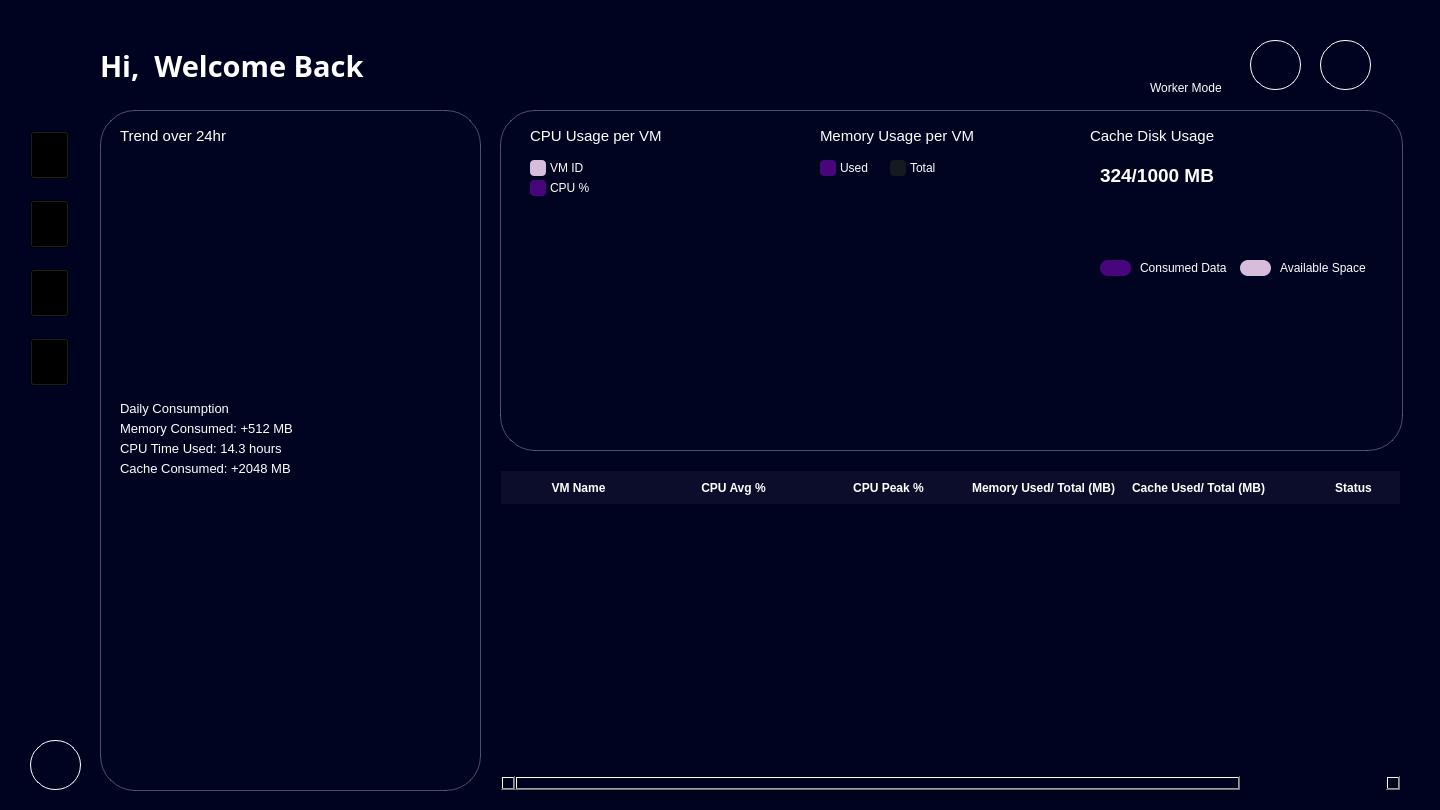
<?xml version="1.0" encoding="UTF-8"?>
<ui version="4.0">
 <class>information_usage</class>
 <widget class="QWidget" name="information_usage">
  <property name="geometry">
   <rect>
    <x>0</x>
    <y>0</y>
    <width>1440</width>
    <height>810</height>
   </rect>
  </property>
  <property name="minimumSize">
   <size>
    <width>1440</width>
    <height>810</height>
   </size>
  </property>
  <property name="maximumSize">
   <size>
    <width>1440</width>
    <height>810</height>
   </size>
  </property>
  <property name="windowTitle">
   <string>CrowdCloud</string>
   </property>
   <property name="styleSheet">
    <string notr="true">background-color: rgb(0, 3, 31);</string>
   </property>
   <widget class="QWidget" name="horizontalLayoutWidget">
    <property name="geometry">
     <rect>
      <x>0</x>
      <y>0</y>
      <width>2</width>
      <height>2</height>
     </rect>
    </property>
    <layout class="QHBoxLayout" name="horizontalLayout"/>
   </widget>
   <widget class="QLabel" name="logo">
    <property name="geometry">
     <rect>
      <x>30</x>
      <y>40</y>
      <width>52</width>
      <height>41</height>
     </rect>
    </property>
    <property name="autoFillBackground">
     <bool>false</bool>
    </property>
    <property name="styleSheet">
     <string notr="true">background: transparent;</string>
    </property>
    <property name="text">
     <string/>
    </property>
    <property name="pixmap">
     <pixmap>../../../../../../../Downloads/signup1logo.svg</pixmap>
    </property>
   </widget>
   <widget class="QLabel" name="welcome_label">
    <property name="geometry">
     <rect>
      <x>100</x>
      <y>50</y>
      <width>461</width>
      <height>31</height>
     </rect>
    </property>
    <property name="font">
     <font>
      <family>Century Gothic</family>
      <pointsize>22</pointsize>
      <weight>75</weight>
      <bold>true</bold>
     </font>
    </property>
    <property name="styleSheet">
     <string notr="true">background: transparent;
color: white;

</string>
    </property>
    <property name="text">
     <string>Hi,  Welcome Back</string>
    </property>
   </widget>
   <widget class="QLabel" name="cpu_usage">
    <property name="geometry">
     <rect>
      <x>530</x>
      <y>120</y>
      <width>141</width>
      <height>31</height>
     </rect>
    </property>
    <property name="font">
     <font>
      <family>Segoe UI</family>
      <pointsize>11</pointsize>
      <weight>50</weight>
      <bold>false</bold>
     </font>
    </property>
    <property name="styleSheet">
     <string notr="true">color: white;
background: transparent;

</string>
    </property>
    <property name="text">
     <string>CPU Usage per VM</string>
    </property>
   </widget>
   <widget class="QLabel" name="usage_con">
    <property name="geometry">
     <rect>
      <x>500</x>
      <y>110</y>
      <width>903</width>
      <height>341</height>
     </rect>
    </property>
    <property name="styleSheet">
     <string notr="true">QLabel {
	background-color: rgba(20, 20, 50, 10);
    border: 1px solid rgba(255, 255, 255, 0.3);
    border-radius: 35px;
    padding: 8px;
    color: white;
    font-family: &quot;Segoe UI&quot;;
    font-size: 13px;
}

QLabel:focus {
    border: 1px solid #7D5FFF;
    box-shadow: 0px 0px 8px #7D5FFF;
}
</string>
    </property>
    <property name="text">
     <string/>
    </property>
   </widget>
   <widget class="QWidget" name="verticalLayoutWidget">
    <property name="geometry">
     <rect>
      <x>30</x>
      <y>110</y>
      <width>43</width>
      <height>301</height>
     </rect>
    </property>
    <layout class="QVBoxLayout" name="verticalLayout">
     <property name="spacing">
      <number>0</number>
     </property>
     <item>
      <widget class="QToolButton" name="dash_bt">
       <property name="sizePolicy">
        <sizepolicy hsizetype="Fixed" vsizetype="Fixed">
         <horstretch>15</horstretch>
         <verstretch>15</verstretch>
        </sizepolicy>
       </property>
       <property name="styleSheet">
        <string notr="true">background: transparent;</string>
       </property>
       <property name="text">
        <string/>
       </property>
       <property name="icon">
        <iconset>
         <normaloff>../../../../../Downloads/dashboard.png</normaloff>../../../../../Downloads/dashboard.png</iconset>
       </property>
       <property name="iconSize">
        <size>
         <width>31</width>
         <height>41</height>
        </size>
       </property>
      </widget>
     </item>
     <item>
      <widget class="QToolButton" name="sys_bt">
       <property name="sizePolicy">
        <sizepolicy hsizetype="Fixed" vsizetype="Fixed">
         <horstretch>15</horstretch>
         <verstretch>15</verstretch>
        </sizepolicy>
       </property>
       <property name="styleSheet">
        <string notr="true">background: transparent;</string>
       </property>
       <property name="text">
        <string/>
       </property>
       <property name="icon">
        <iconset>
         <normaloff>../../../../../Downloads/system.png</normaloff>../../../../../Downloads/system.png</iconset>
       </property>
       <property name="iconSize">
        <size>
         <width>31</width>
         <height>41</height>
        </size>
       </property>
      </widget>
     </item>
     <item>
      <widget class="QToolButton" name="job_bt">
       <property name="sizePolicy">
        <sizepolicy hsizetype="Fixed" vsizetype="Fixed">
         <horstretch>15</horstretch>
         <verstretch>15</verstretch>
        </sizepolicy>
       </property>
       <property name="styleSheet">
        <string notr="true">background: transparent;</string>
       </property>
       <property name="text">
        <string/>
       </property>
       <property name="icon">
        <iconset>
         <normaloff>../../../../../Downloads/jobs.png</normaloff>../../../../../Downloads/jobs.png</iconset>
       </property>
       <property name="iconSize">
        <size>
         <width>31</width>
         <height>41</height>
        </size>
       </property>
      </widget>
     </item>
     <item>
      <widget class="QToolButton" name="earning_bt">
       <property name="sizePolicy">
        <sizepolicy hsizetype="Fixed" vsizetype="Fixed">
         <horstretch>15</horstretch>
         <verstretch>15</verstretch>
        </sizepolicy>
       </property>
       <property name="styleSheet">
        <string notr="true">background: transparent;</string>
       </property>
       <property name="text">
        <string/>
       </property>
       <property name="icon">
        <iconset>
         <normaloff>../../../../../Downloads/earnings.png</normaloff>../../../../../Downloads/earnings.png</iconset>
       </property>
       <property name="iconSize">
        <size>
         <width>31</width>
         <height>41</height>
        </size>
       </property>
      </widget>
     </item>
    </layout>
   </widget>
   <widget class="QToolButton" name="settings_bt">
    <property name="geometry">
     <rect>
      <x>30</x>
      <y>740</y>
      <width>51</width>
      <height>50</height>
     </rect>
    </property>
    <property name="sizePolicy">
     <sizepolicy hsizetype="Fixed" vsizetype="Fixed">
      <horstretch>15</horstretch>
      <verstretch>15</verstretch>
     </sizepolicy>
    </property>
    <property name="styleSheet">
     <string notr="true">QToolButton {
    background: transparent;       /* no fill */
    color: white;                  /* icon/text color */
    border: 1px solid #ffffff;     /* white border */
    border-radius: 25px;           /* make it round (half of width/height) */
    padding: 3px;                  /* space inside */
}
</string>
    </property>
    <property name="text">
     <string/>
    </property>
    <property name="icon">
     <iconset>
      <normaloff>../../../../../Downloads/settings.png</normaloff>../../../../../Downloads/settings.png</iconset>
    </property>
    <property name="iconSize">
     <size>
      <width>35</width>
      <height>35</height>
     </size>
    </property>
   </widget>
   <widget class="QLabel" name="trend_con">
    <property name="geometry">
     <rect>
      <x>100</x>
      <y>110</y>
      <width>381</width>
      <height>681</height>
     </rect>
    </property>
    <property name="styleSheet">
     <string notr="true">QLabel {
	background-color: rgba(20, 20, 50, 10);
    border: 1px solid rgba(255, 255, 255, 0.3);
    border-radius: 35px;
    padding: 8px;
    color: white;
    font-family: &quot;Segoe UI&quot;;
    font-size: 13px;
}

QLabel:focus {
    border: 1px solid #7D5FFF;
    box-shadow: 0px 0px 8px #7D5FFF;
}
</string>
    </property>
    <property name="text">
     <string/>
    </property>
   </widget>
   <widget class="QLabel" name="memory_usage">
    <property name="geometry">
     <rect>
      <x>820</x>
      <y>120</y>
      <width>171</width>
      <height>31</height>
     </rect>
    </property>
    <property name="font">
     <font>
      <family>Segoe UI</family>
      <pointsize>11</pointsize>
      <weight>50</weight>
      <bold>false</bold>
     </font>
    </property>
    <property name="styleSheet">
     <string notr="true">color: white;
background: transparent;

</string>
    </property>
    <property name="text">
     <string>Memory Usage per VM</string>
    </property>
   </widget>
   <widget class="QLabel" name="cache_usage">
    <property name="geometry">
     <rect>
      <x>1090</x>
      <y>120</y>
      <width>141</width>
      <height>31</height>
     </rect>
    </property>
    <property name="font">
     <font>
      <family>Segoe UI</family>
      <pointsize>11</pointsize>
      <weight>50</weight>
      <bold>false</bold>
     </font>
    </property>
    <property name="styleSheet">
     <string notr="true">color: white;
background: transparent;
</string>
    </property>
    <property name="text">
     <string>Cache Disk Usage</string>
    </property>
   </widget>
   <widget class="QLabel" name="trend_over24hr">
    <property name="geometry">
     <rect>
      <x>120</x>
      <y>120</y>
      <width>121</width>
      <height>31</height>
     </rect>
    </property>
    <property name="font">
     <font>
      <family>Segoe UI</family>
      <pointsize>11</pointsize>
      <weight>50</weight>
      <bold>false</bold>
     </font>
    </property>
    <property name="styleSheet">
     <string notr="true">color: white;
background: transparent;
</string>
    </property>
    <property name="text">
     <string>Trend over 24hr</string>
    </property>
   </widget>
   <widget class="QGraphicsView" name="trend_chart">
    <property name="geometry">
     <rect>
      <x>120</x>
      <y>170</y>
      <width>341</width>
      <height>211</height>
     </rect>
    </property>
    <property name="styleSheet">
     <string notr="true">background: transparent;</string>
    </property>
   </widget>
   <widget class="QWidget" name="cpu_chart" native="true">
    <property name="geometry">
     <rect>
      <x>550</x>
      <y>210</y>
      <width>191</width>
      <height>191</height>
     </rect>
    </property>
    <property name="styleSheet">
     <string notr="true">background: transparent;
</string>
    </property>
   </widget>
   <widget class="QWidget" name="mem_chart" native="true">
    <property name="geometry">
     <rect>
      <x>840</x>
      <y>210</y>
      <width>191</width>
      <height>191</height>
     </rect>
    </property>
    <property name="styleSheet">
     <string notr="true">background: transparent;
</string>
    </property>
   </widget>
   <widget class="QWidget" name="cache_chart" native="true">
    <property name="geometry">
     <rect>
      <x>1100</x>
      <y>210</y>
      <width>251</width>
      <height>31</height>
     </rect>
    </property>
    <property name="styleSheet">
     <string notr="true">background: transparent;
</string>
    </property>
   </widget>
   <widget class="QToolButton" name="prof_button">
    <property name="geometry">
     <rect>
      <x>1320</x>
      <y>40</y>
      <width>51</width>
      <height>50</height>
     </rect>
    </property>
    <property name="sizePolicy">
     <sizepolicy hsizetype="Fixed" vsizetype="Fixed">
      <horstretch>15</horstretch>
      <verstretch>15</verstretch>
     </sizepolicy>
    </property>
    <property name="styleSheet">
     <string notr="true">QToolButton {
    background: transparent;       /* no fill */
    color: white;                  /* icon/text color */
    border: 1px solid #ffffff;     /* white border */
    border-radius: 25px;           /* make it round (half of width/height) */
    padding: 3px;                  /* space inside */
}
</string>
    </property>
    <property name="text">
     <string/>
    </property>
    <property name="icon">
     <iconset>
      <normaloff>../../../../../Downloads/Profile.png</normaloff>../../../../../Downloads/Profile.png</iconset>
    </property>
    <property name="iconSize">
     <size>
      <width>35</width>
      <height>35</height>
     </size>
    </property>
   </widget>
   <widget class="QToolButton" name="notif_button">
    <property name="geometry">
     <rect>
      <x>1250</x>
      <y>40</y>
      <width>51</width>
      <height>50</height>
     </rect>
    </property>
    <property name="sizePolicy">
     <sizepolicy hsizetype="Fixed" vsizetype="Fixed">
      <horstretch>15</horstretch>
      <verstretch>15</verstretch>
     </sizepolicy>
    </property>
    <property name="styleSheet">
     <string notr="true">QToolButton {
    background: transparent;       /* no fill */
    color: white;                  /* icon/text color */
    border: 1px solid #ffffff;     /* white border */
    border-radius: 25px;           /* make it round (half of width/height) */
    padding: 3px;                  /* space inside */
}
</string>
    </property>
    <property name="text">
     <string/>
    </property>
    <property name="icon">
     <iconset>
      <normaloff>../../../../../Downloads/CC Desktop UI (14)/Login/Communication/Notification.png</normaloff>../../../../../Downloads/CC Desktop UI (14)/Login/Communication/Notification.png</iconset>
    </property>
    <property name="iconSize">
     <size>
      <width>35</width>
      <height>35</height>
     </size>
    </property>
   </widget>
   <widget class="QWidget" name="toggle_switch" native="true">
    <property name="geometry">
     <rect>
      <x>1140</x>
      <y>50</y>
      <width>91</width>
      <height>21</height>
     </rect>
    </property>
    <property name="styleSheet">
     <string notr="true">background: transparent;</string>
    </property>
   </widget>
   <widget class="QLabel" name="workerM_label">
    <property name="geometry">
     <rect>
      <x>1150</x>
      <y>80</y>
      <width>81</width>
      <height>16</height>
     </rect>
    </property>
    <property name="font">
     <font>
      <family>Segoe UI</family>
      <pointsize>9</pointsize>
      <weight>50</weight>
      <bold>false</bold>
     </font>
    </property>
    <property name="styleSheet">
     <string notr="true">color: white;
background: transparent;

</string>
    </property>
    <property name="text">
     <string>Worker Mode</string>
    </property>
   </widget>
   <widget class="QLabel" name="consumed_data">
    <property name="geometry">
     <rect>
      <x>1140</x>
      <y>260</y>
      <width>91</width>
      <height>16</height>
     </rect>
    </property>
    <property name="font">
     <font>
      <family>Segoe UI</family>
      <pointsize>9</pointsize>
      <weight>50</weight>
      <bold>false</bold>
     </font>
    </property>
    <property name="styleSheet">
     <string notr="true">color: white;
background: transparent;

</string>
    </property>
    <property name="text">
     <string>Consumed Data</string>
    </property>
   </widget>
   <widget class="QLabel" name="avail_space">
    <property name="geometry">
     <rect>
      <x>1280</x>
      <y>260</y>
      <width>91</width>
      <height>16</height>
     </rect>
    </property>
    <property name="font">
     <font>
      <family>Segoe UI</family>
      <pointsize>9</pointsize>
      <weight>50</weight>
      <bold>false</bold>
     </font>
    </property>
    <property name="styleSheet">
     <string notr="true">color: white;
background: transparent;

</string>
    </property>
    <property name="text">
     <string>Available Space</string>
    </property>
   </widget>
   <widget class="QLabel" name="memo_used">
    <property name="geometry">
     <rect>
      <x>840</x>
      <y>160</y>
      <width>31</width>
      <height>16</height>
     </rect>
    </property>
    <property name="font">
     <font>
      <family>Segoe UI</family>
      <pointsize>9</pointsize>
      <weight>50</weight>
      <bold>false</bold>
     </font>
    </property>
    <property name="styleSheet">
     <string notr="true">color: white;
background: transparent;
</string>
    </property>
    <property name="text">
     <string>Used</string>
    </property>
   </widget>
   <widget class="QLabel" name="memo_total">
    <property name="geometry">
     <rect>
      <x>910</x>
      <y>160</y>
      <width>31</width>
      <height>16</height>
     </rect>
    </property>
    <property name="font">
     <font>
      <family>Segoe UI</family>
      <pointsize>9</pointsize>
      <weight>50</weight>
      <bold>false</bold>
     </font>
    </property>
    <property name="styleSheet">
     <string notr="true">color: white;
background-color: transparent;
</string>
    </property>
    <property name="text">
     <string>Total</string>
    </property>
   </widget>
   <widget class="QLabel" name="vm_id">
    <property name="geometry">
     <rect>
      <x>550</x>
      <y>160</y>
      <width>91</width>
      <height>16</height>
     </rect>
    </property>
    <property name="font">
     <font>
      <family>Segoe UI</family>
      <pointsize>9</pointsize>
      <weight>50</weight>
      <bold>false</bold>
     </font>
    </property>
    <property name="styleSheet">
     <string notr="true">color: white;
background: transparent;

</string>
    </property>
    <property name="text">
     <string>VM ID</string>
    </property>
   </widget>
   <widget class="QLabel" name="cpu_perce">
    <property name="geometry">
     <rect>
      <x>550</x>
      <y>180</y>
      <width>91</width>
      <height>16</height>
     </rect>
    </property>
    <property name="font">
     <font>
      <family>Segoe UI</family>
      <pointsize>9</pointsize>
      <weight>50</weight>
      <bold>false</bold>
     </font>
    </property>
    <property name="styleSheet">
     <string notr="true">color: white;
background: transparent;

</string>
    </property>
    <property name="text">
     <string>CPU %</string>
    </property>
   </widget>
   <widget class="QLabel" name="diskusage_label">
    <property name="geometry">
     <rect>
      <x>1100</x>
      <y>160</y>
      <width>211</width>
      <height>31</height>
     </rect>
    </property>
    <property name="font">
     <font>
      <family>Segoe UI</family>
      <pointsize>14</pointsize>
      <weight>75</weight>
      <bold>true</bold>
     </font>
    </property>
    <property name="styleSheet">
     <string notr="true">color: white;
background: transparent;

</string>
    </property>
    <property name="text">
     <string>324/1000 MB</string>
    </property>
   </widget>
   <widget class="QTableWidget" name="history_table">
    <property name="geometry">
     <rect>
      <x>500</x>
      <y>470</y>
      <width>901</width>
      <height>321</height>
     </rect>
    </property>
    <property name="styleSheet">
     <string notr="true">/* All header sections */
QHeaderView::section {
    background-color: rgba(20,20,50,0.6); 
    color: white;
    border: none;
    padding: 6px;
    font-weight: bold;
    border-radius: 0px;  /* reset, avoid pill-shape for all */
}

/* First column (round only left corner) */
QHeaderView::section:first {
    border-top-left-radius: 35px;
}

/* Last column (round only right corner) */
QHeaderView::section:last {
    border-top-right-radius: 35px;
}
</string>
    </property>
    <attribute name="horizontalHeaderDefaultSectionSize">
     <number>155</number>
    </attribute>
    <attribute name="horizontalHeaderStretchLastSection">
     <bool>true</bool>
    </attribute>
    <column>
     <property name="text">
      <string>VM Name</string>
     </property>
     <property name="font">
      <font>
       <family>Century Gothic</family>
      </font>
     </property>
    </column>
    <column>
     <property name="text">
      <string>CPU Avg %</string>
     </property>
    </column>
    <column>
     <property name="text">
      <string>CPU Peak %</string>
     </property>
    </column>
    <column>
     <property name="text">
      <string>Memory Used/ Total (MB)</string>
     </property>
    </column>
    <column>
     <property name="text">
      <string>Cache Used/ Total (MB)</string>
     </property>
    </column>
    <column>
     <property name="text">
      <string>Status</string>
     </property>
    </column>
   </widget>
   <widget class="QLabel" name="daily_consump">
    <property name="geometry">
     <rect>
      <x>120</x>
      <y>400</y>
      <width>121</width>
      <height>16</height>
     </rect>
    </property>
    <property name="font">
     <font>
      <family>Segoe UI</family>
      <pointsize>10</pointsize>
      <weight>50</weight>
      <bold>false</bold>
     </font>
    </property>
    <property name="styleSheet">
     <string notr="true">color: white;
background: transparent;

</string>
    </property>
    <property name="text">
     <string>Daily Consumption</string>
    </property>
   </widget>
   <widget class="QLabel" name="memcon_label">
    <property name="geometry">
     <rect>
      <x>120</x>
      <y>420</y>
      <width>181</width>
      <height>16</height>
     </rect>
    </property>
    <property name="font">
     <font>
      <family>Segoe UI</family>
      <pointsize>10</pointsize>
      <weight>50</weight>
      <bold>false</bold>
     </font>
    </property>
    <property name="styleSheet">
     <string notr="true">color: white;
background: transparent;

</string>
    </property>
    <property name="text">
     <string>Memory Consumed: +512 MB</string>
    </property>
   </widget>
   <widget class="QLabel" name="cputime_label">
    <property name="geometry">
     <rect>
      <x>120</x>
      <y>440</y>
      <width>171</width>
      <height>16</height>
     </rect>
    </property>
    <property name="font">
     <font>
      <family>Segoe UI</family>
      <pointsize>10</pointsize>
      <weight>50</weight>
      <bold>false</bold>
     </font>
    </property>
    <property name="styleSheet">
     <string notr="true">color: white;
background: transparent;

</string>
    </property>
    <property name="text">
     <string>CPU Time Used: 14.3 hours</string>
    </property>
   </widget>
   <widget class="QLabel" name="cachecon_label">
    <property name="geometry">
     <rect>
      <x>120</x>
      <y>460</y>
      <width>181</width>
      <height>16</height>
     </rect>
    </property>
    <property name="font">
     <font>
      <family>Segoe UI</family>
      <pointsize>10</pointsize>
      <weight>50</weight>
      <bold>false</bold>
     </font>
    </property>
    <property name="styleSheet">
     <string notr="true">color: white;
background: transparent;
</string>
    </property>
    <property name="text">
     <string>Cache Consumed: +2048 MB</string>
    </property>
   </widget>
   <widget class="QLabel" name="icon_1">
    <property name="geometry">
     <rect>
      <x>530</x>
      <y>160</y>
      <width>16</width>
      <height>16</height>
     </rect>
    </property>
    <property name="styleSheet">
     <string notr="true">border-radius: 4px;
background-color: #D6BDDC;</string>
    </property>
    <property name="text">
     <string/>
    </property>
   </widget>
   <widget class="QLabel" name="icon_2">
    <property name="geometry">
     <rect>
      <x>530</x>
      <y>180</y>
      <width>16</width>
      <height>16</height>
     </rect>
    </property>
    <property name="styleSheet">
     <string notr="true">border-radius: 4px;
background-color: #49067C;</string>
    </property>
    <property name="text">
     <string/>
    </property>
   </widget>
   <widget class="QLabel" name="icon_3">
    <property name="geometry">
     <rect>
      <x>820</x>
      <y>160</y>
      <width>16</width>
      <height>16</height>
     </rect>
    </property>
    <property name="styleSheet">
     <string notr="true">border-radius: 4px;
background-color: #49067C;</string>
    </property>
    <property name="text">
     <string/>
    </property>
   </widget>
   <widget class="QLabel" name="icon_4">
    <property name="geometry">
     <rect>
      <x>890</x>
      <y>160</y>
      <width>16</width>
      <height>16</height>
     </rect>
    </property>
    <property name="styleSheet">
     <string notr="true">border-radius: 4px;
background-color: #151A20;</string>
    </property>
    <property name="text">
     <string/>
    </property>
   </widget>
   <widget class="QLabel" name="icon_5">
    <property name="geometry">
     <rect>
      <x>1100</x>
      <y>260</y>
      <width>31</width>
      <height>16</height>
     </rect>
    </property>
    <property name="styleSheet">
     <string notr="true">border-radius: 8px;
background-color: #49067C;</string>
    </property>
    <property name="text">
     <string/>
    </property>
   </widget>
   <widget class="QLabel" name="icon_6">
    <property name="geometry">
     <rect>
      <x>1240</x>
      <y>260</y>
      <width>31</width>
      <height>16</height>
     </rect>
    </property>
    <property name="styleSheet">
     <string notr="true">border-radius: 8px;
background-color: #D6BDDC;</string>
    </property>
    <property name="text">
     <string/>
    </property>
   </widget>
   <zorder>usage_con</zorder>
   <zorder>horizontalLayoutWidget</zorder>
   <zorder>logo</zorder>
   <zorder>welcome_label</zorder>
   <zorder>cpu_usage</zorder>
   <zorder>verticalLayoutWidget</zorder>
   <zorder>settings_bt</zorder>
   <zorder>trend_con</zorder>
   <zorder>memory_usage</zorder>
   <zorder>cache_usage</zorder>
   <zorder>trend_over24hr</zorder>
   <zorder>trend_chart</zorder>
   <zorder>cpu_chart</zorder>
   <zorder>mem_chart</zorder>
   <zorder>cache_chart</zorder>
   <zorder>prof_button</zorder>
   <zorder>notif_button</zorder>
   <zorder>toggle_switch</zorder>
   <zorder>workerM_label</zorder>
   <zorder>consumed_data</zorder>
   <zorder>avail_space</zorder>
   <zorder>memo_used</zorder>
   <zorder>memo_total</zorder>
   <zorder>vm_id</zorder>
   <zorder>cpu_perce</zorder>
   <zorder>diskusage_label</zorder>
   <zorder>history_table</zorder>
   <zorder>daily_consump</zorder>
   <zorder>memcon_label</zorder>
   <zorder>cputime_label</zorder>
   <zorder>cachecon_label</zorder>
   <zorder>icon_1</zorder>
   <zorder>icon_2</zorder>
   <zorder>icon_3</zorder>
   <zorder>icon_4</zorder>
   <zorder>icon_5</zorder>
   <zorder>icon_6</zorder>
  </widget>
 <resources/>
 <connections/>
</ui>
